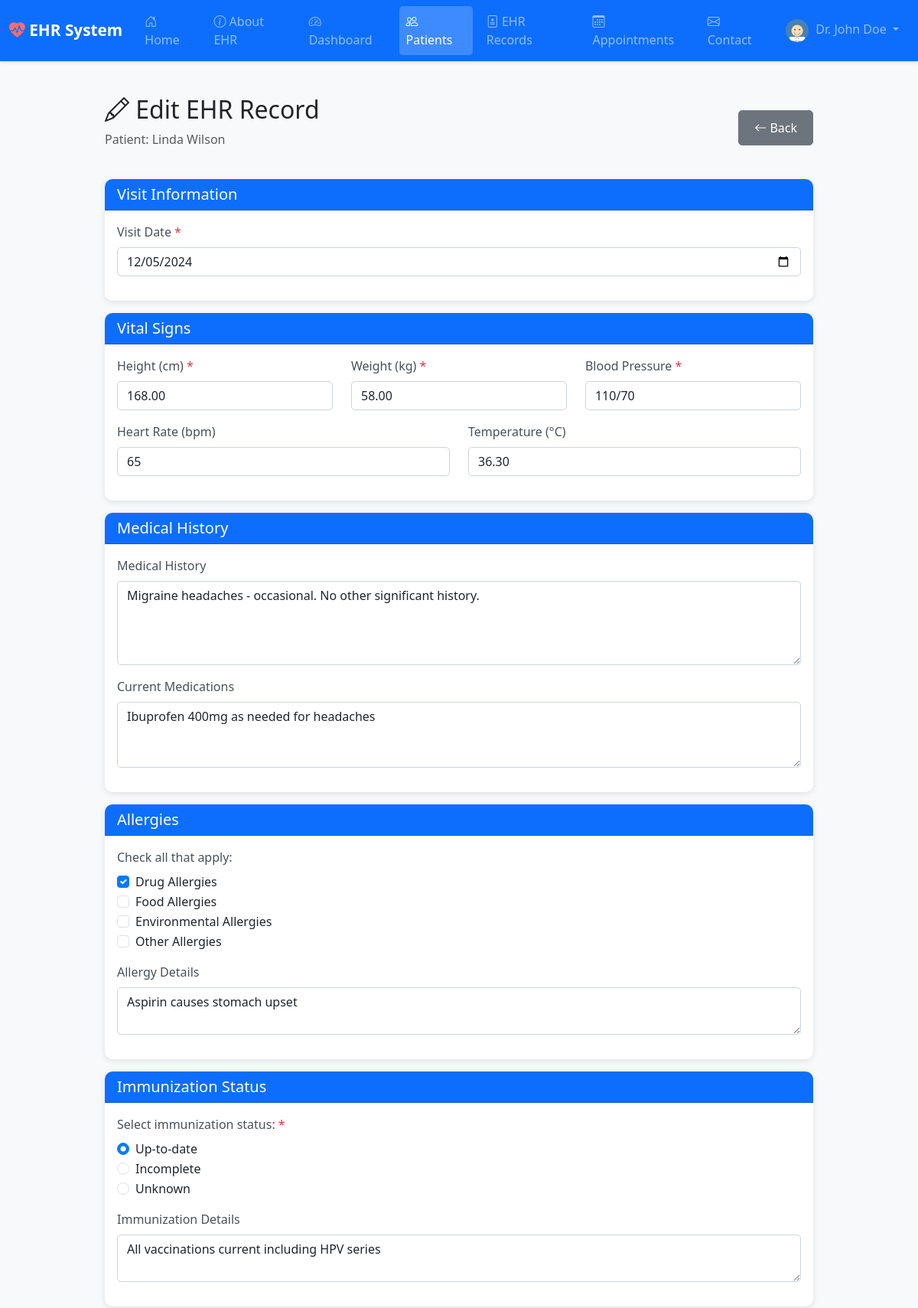
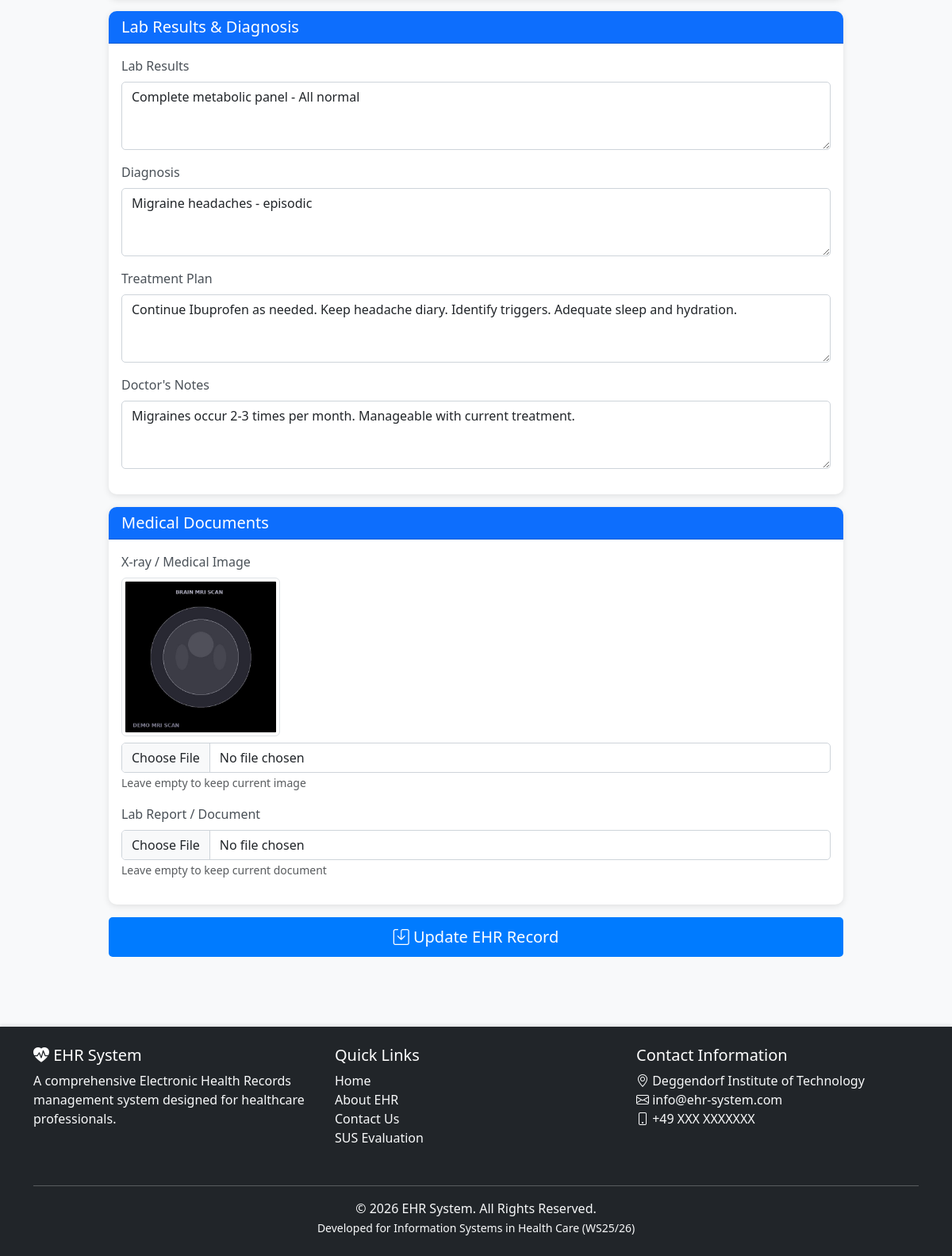
The app's page /modules/patients/edit_ehr.php?id=8 (signed in) with its own data (2 pictures, top to bottom).
### tables this page shows
CREATE TABLE IF NOT EXISTS doctors (
    doctor_id INT AUTO_INCREMENT PRIMARY KEY,
    first_name VARCHAR(50) NOT NULL,
    last_name VARCHAR(50) NOT NULL,
    email VARCHAR(100) NOT NULL UNIQUE,
    username VARCHAR(50) NOT NULL UNIQUE,
    password VARCHAR(255) NOT NULL,   
    phone VARCHAR(20),
    specialization VARCHAR(100),
    license_number VARCHAR(50),
    profile_image VARCHAR(255),   
    is_verified TINYINT(1) DEFAULT 0,   
    verification_token VARCHAR(100),     
    reset_token VARCHAR(100),            
    reset_token_expiry DATETIME,         
    created_at TIMESTAMP DEFAULT CURRENT_TIMESTAMP,
    updated_at TIMESTAMP DEFAULT CURRENT_TIMESTAMP ON UPDATE CURRENT_TIMESTAMP
);

CREATE TABLE IF NOT EXISTS ehr_records (
    ehr_id INT AUTO_INCREMENT PRIMARY KEY,
    patient_id INT NOT NULL,
    doctor_id INT NOT NULL,   
    
     
    height DECIMAL(5,2),   
    weight DECIMAL(5,2),   
    bmi DECIMAL(4,2),      
    
     
    medical_history TEXT,
    
     
    current_medications TEXT,
    
     
    allergy_drugs TINYINT(1) DEFAULT 0,
    allergy_food TINYINT(1) DEFAULT 0,
    allergy_environmental TINYINT(1) DEFAULT 0,
    allergy_other TINYINT(1) DEFAULT 0,
    allergy_details TEXT,
    
     
    immunization_status ENUM('Up-to-date', 'Incomplete', 'Unknown') DEFAULT 'Unknown',
    immunization_details TEXT,
    
     
    blood_pressure VARCHAR(20),   
    heart_rate INT,               
    temperature DECIMAL(4,2),     
    
     
    lab_results TEXT,
    
     
    visit_date DATE NOT NULL,
    
     
    diagnosis TEXT,
    treatment_plan TEXT,
    doctor_notes TEXT,
    
     
    xray_image VARCHAR(255),
    report_document VARCHAR(255),
    
    created_at TIMESTAMP DEFAULT CURRENT_TIMESTAMP,
    updated_at TIMESTAMP DEFAULT CURRENT_TIMESTAMP ON UPDATE CURRENT_TIMESTAMP,
    
    FOREIGN KEY (patient_id) REFERENCES patients(patient_id) ON DELETE CASCADE,
    FOREIGN KEY (doctor_id) REFERENCES doctors(doctor_id) ON DELETE CASCADE
);

CREATE TABLE IF NOT EXISTS patients (
    patient_id INT AUTO_INCREMENT PRIMARY KEY,
    doctor_id INT NOT NULL,   
    first_name VARCHAR(50) NOT NULL,
    last_name VARCHAR(50) NOT NULL,
    date_of_birth DATE NOT NULL,
    gender ENUM('Male', 'Female', 'Other') NOT NULL,   
    blood_group VARCHAR(5),
    phone VARCHAR(20),
    email VARCHAR(100),
    address TEXT,
    emergency_contact_name VARCHAR(100),
    emergency_contact_phone VARCHAR(20),
    profile_image VARCHAR(255),   
    created_at TIMESTAMP DEFAULT CURRENT_TIMESTAMP,
    updated_at TIMESTAMP DEFAULT CURRENT_TIMESTAMP ON UPDATE CURRENT_TIMESTAMP,
    FOREIGN KEY (doctor_id) REFERENCES doctors(doctor_id) ON DELETE CASCADE
);

### modules/patients/edit_ehr.php (the view, shortened to what the rows shown need)
<?php
require_once '../../config/database.php';
$base_url = "../../";
$doctor_id = $_SESSION['doctor_id'];
$ehr_id = (int)$_GET['id'];
$stmt = $conn->prepare("SELECT e.*, p.first_name, p.last_name FROM ehr_records e JOIN patients p ON e.patient_id = p.patient_id WHERE e.ehr_id = ? AND e.doctor_id = ?");
$stmt->bind_param("ii", $ehr_id, $doctor_id);
$stmt->execute();
$result = $stmt->get_result();
$record = $result->fetch_assoc();
?>
<?php include '../../includes/header.php'; ?>
<div class="container mt-4">
    <div class="row">
        <div class="col-lg-10 mx-auto">
            <div class="d-flex justify-content-between align-items-center mb-4">
                <div>
                    <h2><i class="bi bi-pencil"></i> Edit EHR Record</h2>
                    <p class="text-muted">Patient: <?php echo htmlspecialchars($record['first_name'] . ' ' . $record['last_name']); ?></p>
                </div>
            </div>
            <form method="POST" enctype="multipart/form-data">
                <div class="card mb-3">
                    <div class="card-body">
                        <div class="mb-3">
                            <label class="form-label">Visit Date <span class="text-danger">*</span></label>
                            <input type="date" class="form-control" name="visit_date" value="<?php echo $record['visit_date']; ?>" required>
                        </div>
                    </div>
                </div>
                <div class="card mb-3">
                    <div class="card-body">
                        <div class="row">
                            <div class="col-md-4 mb-3">
                                <label class="form-label">Height (cm) <span class="text-danger">*</span></label>
                                <input type="number" step="0.01" class="form-control" name="height" value="<?php echo $record['height']; ?>" required>
                            </div>
                            <div class="col-md-4 mb-3">
                                <label class="form-label">Weight (kg) <span class="text-danger">*</span></label>
                                <input type="number" step="0.01" class="form-control" name="weight" value="<?php echo $record['weight']; ?>" required>
                            </div>
                            <div class="col-md-4 mb-3">
                                <label class="form-label">Blood Pressure <span class="text-danger">*</span></label>
                                <input type="text" class="form-control" name="blood_pressure" value="<?php echo htmlspecialchars($record['blood_pressure']); ?>" required>
                            </div>
                        </div>
                        <div class="row">
                            <div class="col-md-6 mb-3">
                                <label class="form-label">Heart Rate (bpm)</label>
                                <input type="number" class="form-control" name="heart_rate" value="<?php echo $record['heart_rate']; ?>">
                            </div>
                            <div class="col-md-6 mb-3">
                                <label class="form-label">Temperature (°C)</label>
                                <input type="number" step="0.1" class="form-control" name="temperature" value="<?php echo $record['temperature']; ?>">
                            </div>
                        </div>
                    </div>
                </div>
                <div class="card mb-3">
                    <div class="card-body">
                        <div class="mb-3">
                            <label class="form-label">Medical History</label>
                            <textarea class="form-control" name="medical_history" rows="4"><?php echo htmlspecialchars($record['medical_history']); ?></textarea>
                        </div>
                        <div class="mb-3">
                            <label class="form-label">Current Medications</label>
                            <textarea class="form-control" name="current_medications" rows="3"><?php echo htmlspecialchars($record['current_medications']); ?></textarea>
                        </div>
                    </div>
                </div>
                <div class="card mb-3">
                    <div class="card-body">
                        <div class="form-check">
                            <input class="form-check-input" type="checkbox" name="allergy_drugs" <?php echo $record['allergy_drugs'] ? 'checked' : ''; ?>>
                            <label class="form-check-label">Drug Allergies</label>
                        </div>
                        <div class="form-check">
                            <input class="form-check-input" type="checkbox" name="allergy_food" <?php echo $record['allergy_food'] ? 'checked' : ''; ?>>
                            <label class="form-check-label">Food Allergies</label>
                        </div>
                        <div class="form-check">
                            <input class="form-check-input" type="checkbox" name="allergy_environmental" <?php echo $record['allergy_environmental'] ? 'checked' : ''; ?>>
                            <label class="form-check-label">Environmental Allergies</label>
                        </div>
                        <div class="form-check mb-3">
                            <input class="form-check-input" type="checkbox" name="allergy_other" <?php echo $record['allergy_other'] ? 'checked' : ''; ?>>
                            <label class="form-check-label">Other Allergies</label>
                        </div>
                        <div class="mb-3">
                            <label class="form-label">Allergy Details</label>
                            <textarea class="form-control" name="allergy_details" rows="2"><?php echo htmlspecialchars($record['allergy_details']); ?></textarea>
                        </div>
                    </div>
                </div>
                <div class="card mb-3">
                    <div class="card-body">
                        <div class="form-check">
                            <input class="form-check-input" type="radio" name="immunization_status" value="Up-to-date" <?php echo ($record['immunization_status'] == 'Up-to-date') ? 'checked' : ''; ?> required>
                            <label class="form-check-label">Up-to-date</label>
                        </div>
                        <div class="form-check">
                            <input class="form-check-input" type="radio" name="immunization_status" value="Incomplete" <?php echo ($record['immunization_status'] == 'Incomplete') ? 'checked' : ''; ?> required>
                            <label class="form-check-label">Incomplete</label>
                        </div>
                        <div class="form-check mb-3">
                            <input class="form-check-input" type="radio" name="immunization_status" value="Unknown" <?php echo ($record['immunization_status'] == 'Unknown') ? 'checked' : ''; ?> required>
                            <label class="form-check-label">Unknown</label>
                        </div>
                        <div class="mb-3">
                            <label class="form-label">Immunization Details</label>
                            <textarea class="form-control" name="immunization_details" rows="2"><?php echo htmlspecialchars($record['immunization_details']); ?></textarea>
                        </div>
                    </div>
                </div>
                <div class="card mb-3">
                    <div class="card-body">
                        <div class="mb-3">
                            <label class="form-label">Lab Results</label>
                            <textarea class="form-control" name="lab_results" rows="3"><?php echo htmlspecialchars($record['lab_results']); ?></textarea>
                        </div>
                        <div class="mb-3">
                            <label class="form-label">Diagnosis</label>
                            <textarea class="form-control" name="diagnosis" rows="3"><?php echo htmlspecialchars($record['diagnosis']); ?></textarea>
                        </div>
                        <div class="mb-3">
                            <label class="form-label">Treatment Plan</label>
                            <textarea class="form-control" name="treatment_plan" rows="3"><?php echo htmlspecialchars($record['treatment_plan']); ?></textarea>
                        </div>
                        <div class="mb-3">
                            <label class="form-label">Doctor's Notes</label>
                            <textarea class="form-control" name="doctor_notes" rows="3"><?php echo htmlspecialchars($record['doctor_notes']); ?></textarea>
                        </div>
                    </div>
                </div>
                <div class="card mb-3">
                    <div class="card-body">
                        <div class="mb-3">
                            <?php if ($record['xray_image']): ?>
                                <div class="mb-2">
                                    <img src="../../uploads/documents/<?php echo $record['xray_image']; ?>" style="max-width: 200px;" class="img-thumbnail" alt="X-ray image">
                                </div>
                            <?php endif; ?>
                        </div>
                    </div>
                </div>
            </form>
        </div>
    </div>
</div>
<?php include '../../includes/footer.php'; ?>

### includes/navbar.php (shortened to what the rows shown need)
<?php
global $base_url;
$is_logged_in = isset($_SESSION['doctor_id']) && !empty($_SESSION['doctor_id']);
$doctor_name = $is_logged_in ? $_SESSION['doctor_name'] : 'Guest';
?>
<nav class="navbar navbar-expand-lg navbar-dark bg-primary sticky-top">
    <div class="container-fluid">
        <div class="collapse navbar-collapse" id="navbarNav">
            <ul class="navbar-nav ms-auto">
                <?php if($is_logged_in): ?>
                    <li class="nav-item dropdown">
                        <a class="nav-link dropdown-toggle" href="#" id="navbarDropdown" role="button" data-bs-toggle="dropdown" aria-expanded="false">
                            <?php
                            if (isset($_SESSION['doctor_id'])) {
                                $doctor_id = $_SESSION['doctor_id'];
                                $stmt = $conn->prepare("SELECT profile_image FROM doctors WHERE doctor_id = ?");
                                $stmt->bind_param("i", $doctor_id);
                                $stmt->execute();
                                $result = $stmt->get_result();
                                $doctor_profile = $result->fetch_assoc();
                                if ($doctor_profile && $doctor_profile['profile_image']):
                            ?>
                                <img src="<?php echo $base_url; ?>uploads/profile_pics/<?php echo $doctor_profile['profile_image']; ?>" class="rounded-circle" width="30" height="30" style="object-fit: cover; margin-right: 5px;">
                            <?php else: ?>
                                <i class="bi bi-person-circle"></i>
                            <?php
                                endif;
                            }
                            ?>
                            Dr. <?php echo htmlspecialchars($doctor_name); ?>
                        </a>
                    </li>
                <?php endif; ?>
            </ul>
        </div>
    </div>
</nav>

### records on screen
doctors: profile_image (picture)
ehr_records: patient.last_name "Linda Wilson", visit_date "12/05/2024", height "168.00", weight "58.00", blood_pressure "110/70", heart_rate "65", temperature "36.30", medical_history "Migraine headaches - occasional. No other significant history.", current_medications "Ibuprofen 400mg as needed for headaches", allergy_drugs "☑", allergy_details "Aspirin causes stomach upset", immunization_status "☑", immunization_details "All vaccinations current including HPV series", lab_results "Complete metabolic panel - All normal", diagnosis "Migraine headaches - episodic", treatment_plan "Continue Ibuprofen as needed. Keep headache diary. Identify triggers. Adequate sleep and hydration.", doctor_notes "Migraines occur 2-3 times per month. Manageable with current treatment.", xray_image (picture)

### other values on screen
$doctor_name "John Doe"
